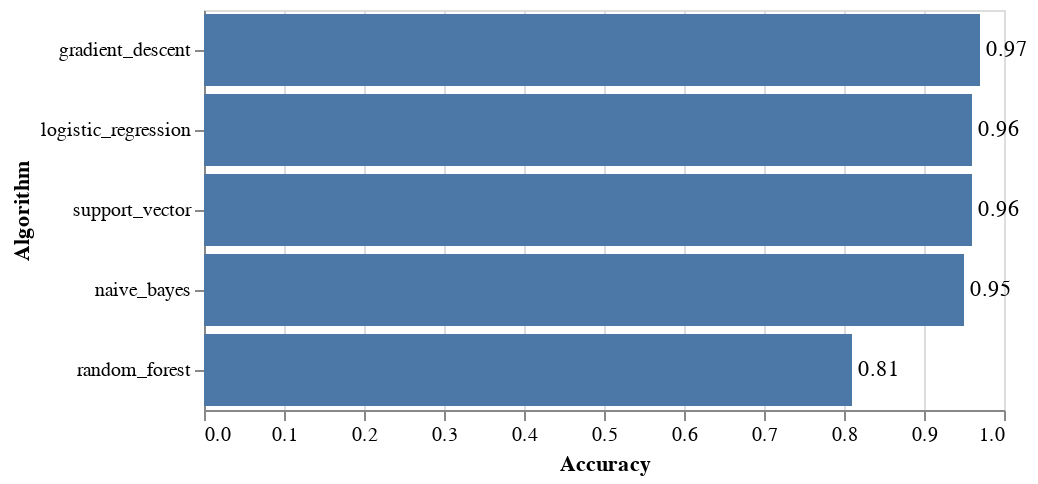

Write notebook code for a chart like this one.
### Code cell
#Data Type	Shorthand Code	Description
#quantitative	Q	a continuous real-valued quantity
#ordinal	O	a discrete ordered quantity
#nominal	N	a discrete unordered category
#temporal	T	a time or date value

source = res_df

bars = alt.Chart(source).mark_bar().encode(
     x='Accuracy:Q',
     y=alt.Y("Algorithm:N",
             sort=alt.EncodingSortField(
                 field="Accuracy",  # The field to use for the sort
                 order="descending"  # The order to sort in
             )
            )
)

text = bars.mark_text(
    align='left',
    baseline='middle',
    dx=3  # Nudges text to right so it doesn't appear on top of the bar
).encode(
    text='Accuracy:Q'
)

(bars + text).properties(height=200)

### Figure 1 — Vega-Lite specification as saved in the notebook (floating-point values rounded to 4 significant figures)
{"$schema": "https://vega.github.io/schema/vega-lite/v3.2.1.json", "config": {"mark": {"tooltip": null}, "view": {"height": 300, "width": 400}}, "datasets": {"data-d1d1f54c5a9cf289afa7520610c541a9": [{"Accuracy": 0.95, "Algorithm": "naive_bayes"}, {"Accuracy": 0.96, "Algorithm": "logistic_regression"}, {"Accuracy": 0.96, "Algorithm": "support_vector"}, {"Accuracy": 0.97, "Algorithm": "gradient_descent"}, {"Accuracy": 0.81, "Algorithm": "random_forest"}]}, "height": 200, "layer": [{"data": {"name": "data-d1d1f54c5a9cf289afa7520610c541a9"}, "encoding": {"x": {"field": "Accuracy", "type": "quantitative"}, "y": {"field": "Algorithm", "sort": {"field": "Accuracy", "order": "descending"}, "type": "nominal"}}, "mark": "bar"}, {"data": {"name": "data-d1d1f54c5a9cf289afa7520610c541a9"}, "encoding": {"text": {"field": "Accuracy", "type": "quantitative"}, "x": {"field": "Accuracy", "type": "quantitative"}, "y": {"field": "Algorithm", "sort": {"field": "Accuracy", "order": "descending"}, "type": "nominal"}}, "mark": {"align": "left", "baseline": "middle", "dx": 3, "type": "text"}}]}
